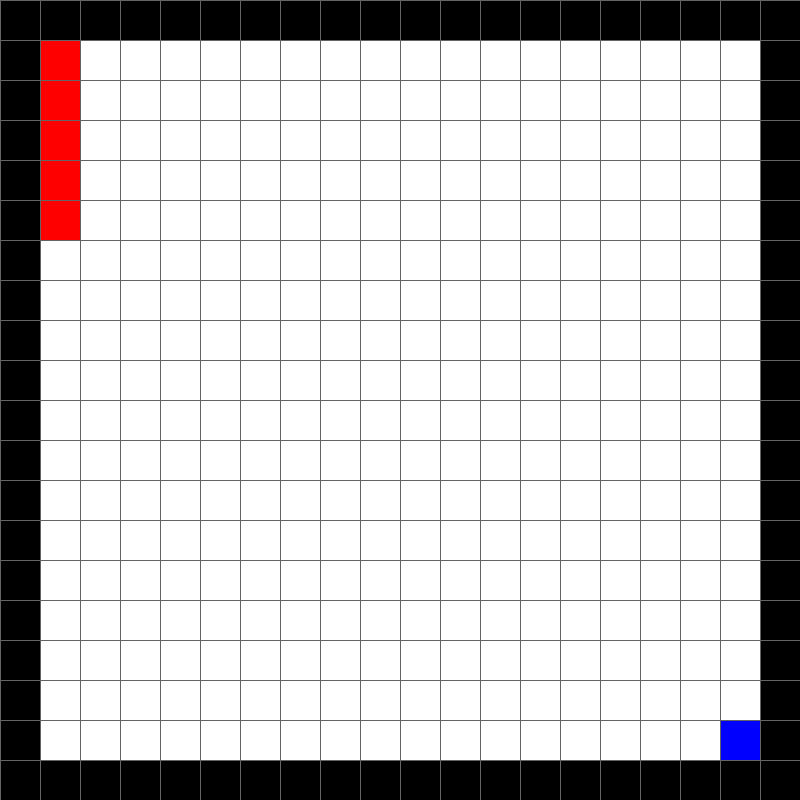
Frame 1 (no input)
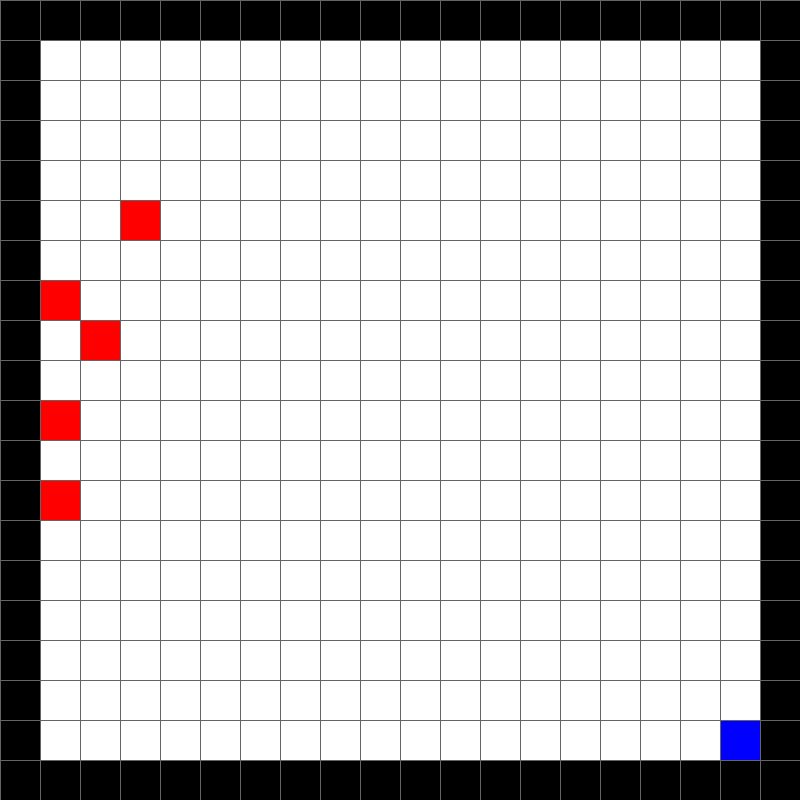
Frame 60 (the mouse pressed at the canvas centre just before this capture)
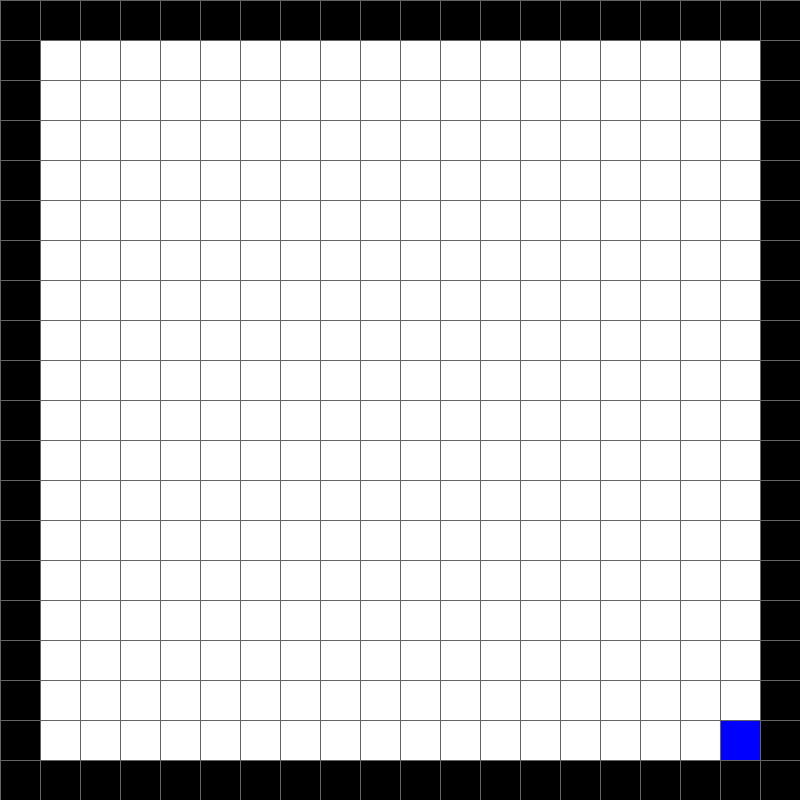
Frame 120 (the mouse held since frame 60 and released just before this capture)

The Processing sketch that drew these frames (run headless with seeded random() and noise(); from frame 60 on, the mouse is pressed at the canvas centre):

// Processing sketch: AStar_Obstacles
// ── AStar_Obstacles.pde
int n=20;
int AStar_solvingSpeed=1000;
int EnemieReactionTime=50;
int playerMovementSpeed=4;
boolean allowDiag=false;
ArrayList<Cell> Cells =new ArrayList();
ArrayList<Creature> Enemies= new ArrayList();
ArrayList<PVector> Occupied=new ArrayList();

Player Player;
AStar AStar;

void setup() {
  size(800, 800);
  textAlign(LEFT, TOP);

  for (int j=0; j < n; j++) {
    for (int i=0; i < n; i++) {
      Cells.add(new Cell(new PVector(i, j)));
    }
  }

  Player=new Player(cellAtPos(n-2, n-2));
  for (int i=1; i <= 5; i++) {
    Creature E =new Creature(cellAtPos(1, i));
    E.updatePath();
    Enemies.add(E);
  }
  AStar=new AStar(Player.Cell, Player.Cell);
}

void draw() {

  clear();
  for (Creature E : Enemies) {
    E.Cell.start=true;
    E.updatePath();
    E.hunt();
  }


  Player.move();

  for (Cell C : Cells) {
    C.show();
  }
}

// ── AStar.pde
class AStar {
  Cell current;
  Cell previous;
  Cell closest;
  Cell start, end;

  ArrayList<Cell> Open = new ArrayList();
  ArrayList<Cell> Closed = new ArrayList();
  boolean foundPath;

  AStar(Cell start, Cell end) {
    this.end=end;
    this.start=start;
    current=start;
    closest=start;
    Open.add(current);
  }

  //////////////////////////////////////////////////////////////////////////////////////
  void Solve() {
    for (Cell C : Cells) {
      C.reset();
    }
    for (int i=0; i < AStar_solvingSpeed; i++) {
      if (Open.size()>0) {
        if (!foundPath) {
          current=CellWithLowestF(Open);
          Open.remove(current);
          Closed.add(current);

          if (current.equals(end)) {
            foundPath=true;
            previous=end.parent;
            continue;
          }

          ArrayList<Cell> nei=neighbours(current, allowDiag);
          current.calcCost(end);
          for (Cell C : nei) {
            C.calcCost(end);
            C.visited=true;
          }

          for (Cell C : nei) {
            if (Closed.contains(C)||C.wall==true) {
              continue;
            }
            if (current.gCost+Metric(current, C)<C.gCost||!Open.contains(C)) {
              C.gCost=current.gCost+Metric(current, C);
              C.fCost=C.gCost+C.hCost;
              C.parent=current;
              if (!Open.contains(C)) {
                Open.add(C);
              }
            }
          }
        } else {
          if (!previous.equals(start)) {
            previous.isPath=true;
            previous.parent.child=previous;
            closest=previous;
            previous=previous.parent;
          } else {
            return;
          }
        }
      }
    }
  }

  //////////////////////////////////////////////////////////////////////////////////////
  ArrayList<Cell> neighbours(Cell t, boolean allowDiag) {
    ArrayList<Cell> nei=new ArrayList();
    for (int i=-1; i <=1; i+=1) {
      for (int j=-1; j <=1; j+=1) {
        if (!(i==j&&i==0)) {
          if (abs(i*j)!=1||allowDiag) {
            Cell n=cellAtPos(int(t.absPos.x+i), int(t.absPos.y+j));
            if (n.wall==false) {
              if (n.start==false) {
                nei.add(n);
              }
            }
          }
        }
      }
    }
    return nei;
  }

  //////////////////////////////////////////////////////////////////////////////////////
  Cell bestGCost(ArrayList<Cell> List) {
    int lowestSoFar=1000000;
    Cell Best=List.get(0);
    for (Cell c : List) {
      if (c.gCost<lowestSoFar) {
        lowestSoFar=c.gCost;
        Best=c;
      }
    }
    return Best;
  }

  //////////////////////////////////////////////////////////////////////////////////////
  Cell CellWithLowestF(ArrayList<Cell> List) {
    int lowestFSoFar=1000000;
    int lowesHSoFar=1000000;
    ArrayList<Cell> BestF=new ArrayList();
    Cell best=List.get(0);
    for (Cell c : List) {
      if (c.fCost<=lowestFSoFar) {
        lowestFSoFar=c.fCost;
        BestF.add(c);
      }
    }
    if (BestF.size()>0) {
      for (Cell c : BestF) {
        if (c.hCost<lowesHSoFar&&c.fCost==lowestFSoFar) {
          best=c;
          lowesHSoFar=c.hCost;
        }
      }
    }
    return best;
  }
}

// ── Cell.pde
class Cell {
  PVector absPos;
  PVector pos;
  float size=width/n;
  boolean wall;
  boolean start;
  boolean end;
  boolean visited;
  boolean isPath;
  int hCost;
  int fCost;
  int gCost;
  Cell parent;
  Cell child;


  Cell(PVector absPos) {
    this.absPos=absPos;
    this.pos=absPos.copy().mult(width/n);
    if (absPos.x*absPos.y==0) {
      wall=true;
    }
    if (absPos.x==n-1||absPos.y==n-1) {
      wall=true;
    }
  }

  void show() {
    stroke(100);
    fill(255);
    if (wall) {
      fill(0);
    } 
    //if (visited) {
    //  fill(255, 125, 125);
    //}
    //if (isPath) {
    //  fill(135, 189, 54);
    //}
    if (start) {
      fill(255, 0, 0);
    }
    if (end) {
      fill(0, 0, 255);
    }
    
    rect(pos.x, pos.y, size, size);
  }
  void reset() {
    visited=false;
    isPath=false;
  }

  void calcCost(Cell end) {
    hCost=Metric(this, end);
    fCost=hCost+gCost;
  }
}

int Metric(Cell curr, Cell end) {
  float dx=curr.absPos.x-end.absPos.x;
  float dy=curr.absPos.y-end.absPos.y;
  return floor(10*((abs(dx))+abs((dy))));
  //return floor(10*pow( pow(dx, 20)+pow(dy, 20), 1/20));
  //return floor(10*dist(curr.absPos.x,curr.absPos.y,end.absPos.x,end.absPos.y));
}

Cell cellAtPos(float i, float j) {
  return Cells.get(int(i)+int(j)*n);
}

// ── Creature.pde
class Creature {
  Cell Cell;
  AStar Solver;

  Creature(Cell c) {
    this.Cell=c;
  }

  void updatePath() {
    if (frameCount%EnemieReactionTime==0) {
      Solver=new AStar(Cell, Player.Cell);
      Solver.Solve();
    }
  }

  void hunt() {
    if ((0.5*frameCount)%playerMovementSpeed==0) {
      boolean moved=false;
      if (Solver.closest!=null) {
        if (!Occupied.contains(Solver.closest.absPos)) {
          if (!Solver.closest.wall) { 
            if (Solver.closest.equals(Player.Cell)) {
              println("found");
            }
            Cell.start=false;
            Occupied.remove(Cell.absPos);
            Cell=Solver.closest;
            Solver.closest= Solver.closest.child;
            Occupied.add(Cell.absPos);
            moved=true;
          }
        }
      }
      if (!moved) {
        moveRandom();
      }
    }
  }

  void moveRandom() {
    ArrayList<Cell> nei = AStar.neighbours(Cell, allowDiag);
    int i = floor(random(nei.size()));
    if (nei.size()>0) {
      Cell next=nei.get(i);
      if (next.wall==false&&!Occupied.contains(next.absPos)) {
        Cell.start=false;
        Occupied.remove(Cell.absPos);
        Cell=next;
        Occupied.add(Cell.absPos);
      }
    }
  }
}

// ── Player.pde
class Player {
  Cell Cell;

  Player(Cell c) {
    this.Cell=c;
  }

  void move() {
    Player.Cell.end=true;
    if (frameCount%playerMovementSpeed==0) {
      if (keys.hasValue("w")) {
        Cell temp=cellAtPos(Cell.absPos.x, Cell.absPos.y-1);
        if (!temp.wall) {
          Cell.end=false;
          Cell=temp;
        }
      }
      if (keys.hasValue("a")) {
        Cell temp=cellAtPos(Cell.absPos.x-1, Cell.absPos.y);
        if (!temp.wall) {
          Cell.end=false;
          Cell=temp;
        }
      }
      if (keys.hasValue("s")) {
        Cell temp=cellAtPos(Cell.absPos.x, Cell.absPos.y+1);
        if (!temp.wall) {
          Cell.end=false;
          Cell=temp;
        }
      }
      if (keys.hasValue("d")) {
        Cell temp=cellAtPos(Cell.absPos.x+1, Cell.absPos.y);
        if (!temp.wall) {
          Cell.end=false;
          Cell=temp;
        }
      }
    }
  }
}

// ── User_Input.pde
StringList keys= new StringList();
void keyPressed() {
  if (key=='r') {
    Cells.clear();
    for (int j=0; j < n; j++) {
      for (int i=0; i < n; i++) {
        Cells.add(new Cell(new PVector(i, j)));
      }
    }
    Player=new Player(cellAtPos(n-2, n-2));
  }
  if (!keys.hasValue(str(key))) {
    keys.append(str(key));
  }
}

void keyReleased() {
  keys.removeValue(str(key));
}


void mouseDragged() {
  drawCells();
}

void mousePressed() {
  drawCells();
}

void drawCells() {
  int x = constrain(floor((float)(mouseX)/width*n), 1, n-2);
  int y = constrain(floor((float)(mouseY)/height*n), 1, n-2);
  if (mouseButton==LEFT) {
    Cell temp =cellAtPos(x, y);
    if (temp.start==false&&temp.end==false) {
      temp.wall=true;
    }
  }
  if (mouseButton==RIGHT) {
    if (x>1&&x<n-2) {
      if (y>1&&y<n-2) {
        for (int i=-1; i <=1; i+=1) {
          for (int j=-1; j <=1; j+=1) {
            cellAtPos(x+i, y+j).wall=false;
          }
        }
      }
    }
  }
}
